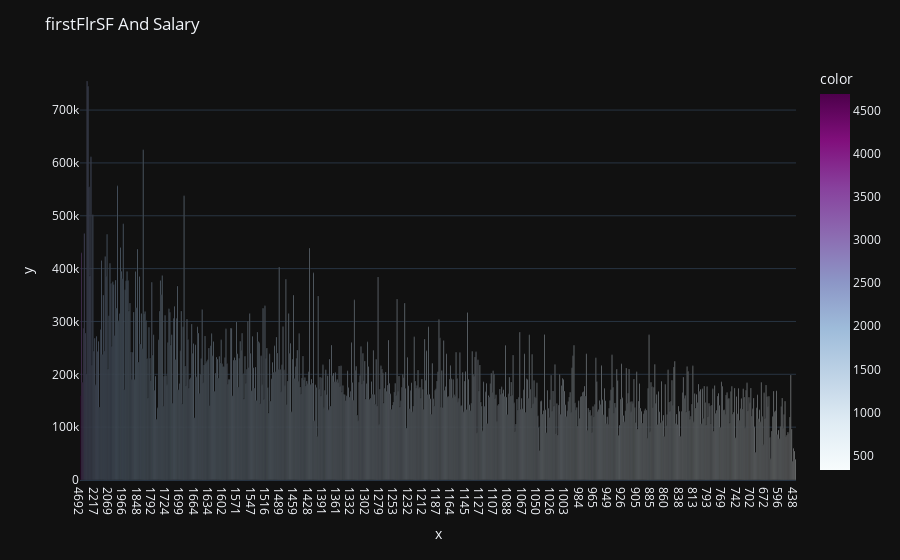

Notebook code cell kept with this figure:
### Code cell
fig=px.bar(
    x=firstFlrSF.index.astype(str),
    y=firstFlrSF.values,
    color_continuous_scale="BuPu",
    color=firstFlrSF.index,
    text=np.round(firstFlrSF.values,2)
)

fig.update_layout(
    title="firstFlrSF And Salary",
    template="plotly_dark"
)

fig.show()

### Figure 1 — Plotly figure (JSON) as saved in the notebook; plotly's stock layout.template omitted (floating-point values rounded to 4 significant figures; data arrays with more than 128 entries replaced by an {"elided": "..."} marker saying what was removed)
{"data": [{"alignmentgroup": "True", "hovertemplate": "x=%{x}<br>y=%{y}<br>text=%{text}<br>color=%{marker.color}<extra></extra>", "legendgroup": "", "marker": {"color": {"elided": "753 int values"}, "coloraxis": "coloraxis", "pattern": {"shape": ""}}, "name": "", "offsetgroup": "", "orientation": "v", "showlegend": false, "text": {"elided": "753 float values"}, "textposition": "auto", "type": "bar", "x": {"elided": "753 str values"}, "xaxis": "x", "y": {"elided": "753 float values"}, "yaxis": "y"}], "layout": {"barmode": "relative", "coloraxis": {"colorbar": {"title": {"text": "color"}}, "colorscale": [[0, "rgb(247,252,253)"], [0.125, "rgb(224,236,244)"], [0.25, "rgb(191,211,230)"], [0.375, "rgb(158,188,218)"], [0.5, "rgb(140,150,198)"], [0.625, "rgb(140,107,177)"], [0.75, "rgb(136,65,157)"], [0.875, "rgb(129,15,124)"], [1, "rgb(77,0,75)"]]}, "legend": {"tracegroupgap": 0}, "margin": {"t": 60}, "title": {"text": "firstFlrSF And Salary"}, "xaxis": {"anchor": "y", "domain": [0, 1], "title": {"text": "x"}}, "yaxis": {"anchor": "x", "domain": [0, 1], "title": {"text": "y"}}}}
